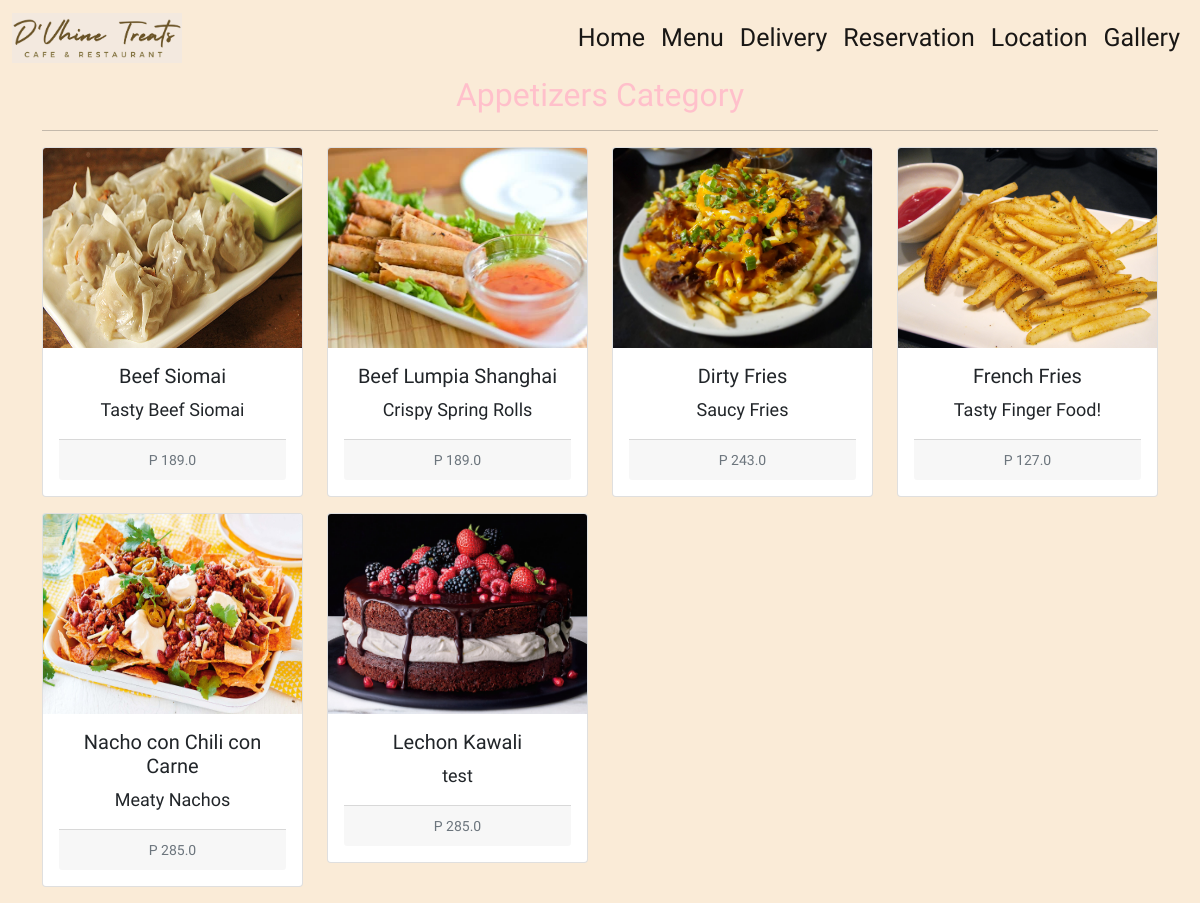
/category/appetizers, run on an earlier commit of the app's database.
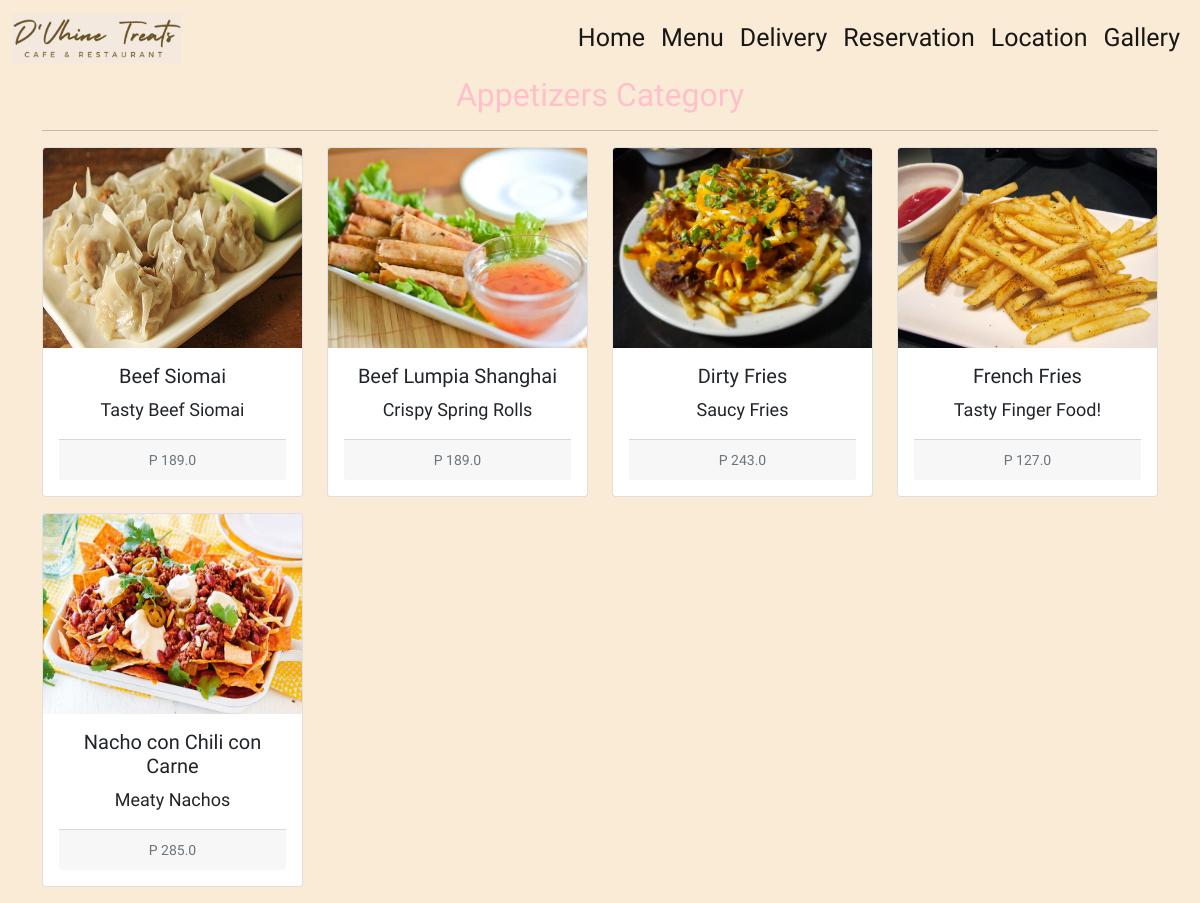
And on a later commit of the database.
### stellaris/models.py (models this page shows, shortened)
class Product(models.Model):
    category = models.ForeignKey(Category, on_delete=models.CASCADE)
    slug = models.CharField(max_length=150, null=False, blank=False)
    name = models.CharField(max_length=150, null=False, blank=False)
    product_image = models.ImageField(upload_to='images/foods')
    description = models.CharField(max_length=250, null=False, blank=False)
    price = models.FloatField(null=False,blank=False)
    availability = models.BooleanField(default=False)

### stellaris/views.py (the view)
# urls.py: path('category/<str:slug>', views.MenuView, name="menu"),
def MenuView(request, slug):
    if(Category.objects.filter(slug=slug, availability=True)):
        products = Product.objects.filter(category__slug=slug,availability=True)
        category_name = Category.objects.filter(slug=slug).first()
        context = {
            'products':products,
            'category_name':category_name,
        }
        return render(request, 'menu.html', context)

### templates/menu.html (shortened to what this page needs)
{% load static %}
<!DOCTYPE html>
<head>
    <link href="https://cdn.jsdelivr.net/npm/bootstrap@5.1.3/dist/css/bootstrap.min.css" rel="stylesheet">
    <link rel="stylesheet" href="{% static 'css/category.css' %}">
<body>
<nav class="navbar sticky-top navbar-expand-lg navbar-light" style="background-color: antiquewhite;">
        <div class="container-fluid">
          <a class="navbar-brand" href="#"><img src="{% static 'images/navbar/indexlogo.png' %}" style="max-width: auto; max-height:50px;"></a>
          <div class="collapse navbar-collapse" id="navbarSupportedContent">
            <ul class="navbar-nav ms-auto mb-2 mb-lg-0">
              <li class="nav-item">
                <a class="nav-link active" aria-current="page" href="{% url 'stellaris:home' %}">Home</a>
              </li>
              <li class="nav-item">
                <a class="nav-link active" aria-current="page" href="{% url 'stellaris:categories' %}">Menu</a>
              </li>
              <li class="nav-item">
                <a class="nav-link active" aria-current="page" href="#">Delivery</a>
              </li>
              <li class="nav-item">
                <a class="nav-link active" aria-current="page" href="{% url 'stellaris:party_category' %}">Reservation</a>
              </li>
              <li class="nav-item">
                <a class="nav-link active" aria-current="page" href="{% url 'stellaris:location' %}">Location</a>
              </li>
              <li class="nav-item">
                <a class="nav-link active" aria-current="page" href="{% url 'stellaris:gallery' %}">Gallery</a>
              </li>
              </ul>
        </div>
    </div>
</nav>
<div class="container">
    <h2 class="text-center mb-3" style="color: pink;">{{ category_name.name}} Category</h2>
    <hr>
    <div class="row">
        {% for c in products %}
            <div class="col-sm-3">
                <div class="card mb-3" style="max-height: fit-content; overflow: auto;">
                  <img src="{{ c.product_image.url }}" style="height: 200px;">
                    <div class="card-body text-center">
                      <h3 class="text-center" style="font-size: 20px;">{{ c.name }}</h3>
                      <p class="text-center" style="font-size: 18px;">{{ c.description }}</p>
                      <div class="card-footer text-center">
                      <small class="text-muted">P {{ c.price}}</small>
                      </div>
                    </div>
                </div>
            </div>
        {% endfor %}
      </div>
</div>
</body>
</head>
</html>

What changed in the data, as far as the page shows it:
removed Product: product_image (picture), name "Lechon Kawali", description "test", price "285.0"
